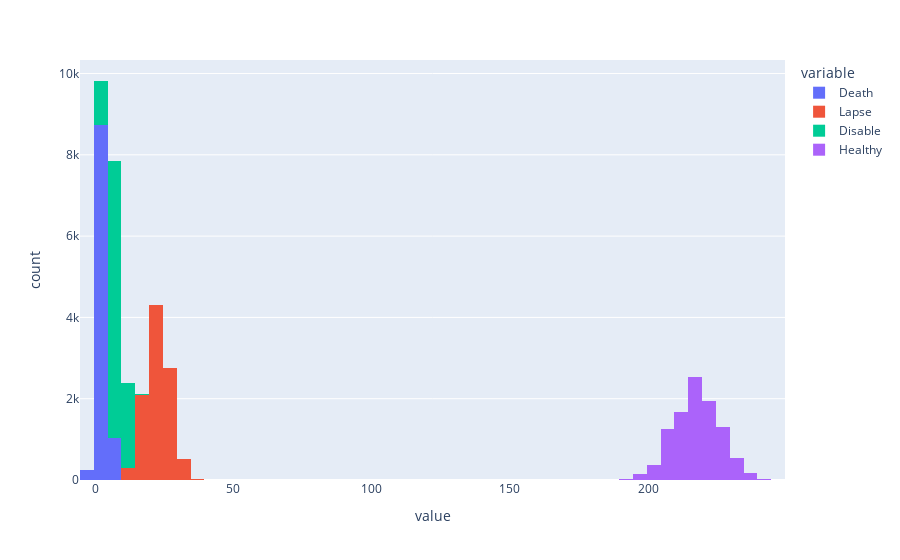

The code cell stored with this chart in its notebook:
### Code cell
data = simulasi_norm()

### Figure 1 — Plotly figure (JSON) as saved in the notebook; plotly's stock layout.template omitted (floating-point values rounded to 4 significant figures; data arrays with more than 128 entries replaced by an {"elided": "..."} marker saying what was removed)
{"data": [{"alignmentgroup": "True", "bingroup": "x", "hovertemplate": "variable=Death<br>value=%{x}<br>count=%{y}<extra></extra>", "legendgroup": "Death", "marker": {"color": "#636efa"}, "name": "Death", "offsetgroup": "Death", "orientation": "v", "showlegend": true, "type": "histogram", "x": {"elided": "10000 int values"}, "xaxis": "x", "yaxis": "y"}, {"alignmentgroup": "True", "bingroup": "x", "hovertemplate": "variable=Lapse<br>value=%{x}<br>count=%{y}<extra></extra>", "legendgroup": "Lapse", "marker": {"color": "#EF553B"}, "name": "Lapse", "offsetgroup": "Lapse", "orientation": "v", "showlegend": true, "type": "histogram", "x": {"elided": "10000 int values"}, "xaxis": "x", "yaxis": "y"}, {"alignmentgroup": "True", "bingroup": "x", "hovertemplate": "variable=Disable<br>value=%{x}<br>count=%{y}<extra></extra>", "legendgroup": "Disable", "marker": {"color": "#00cc96"}, "name": "Disable", "offsetgroup": "Disable", "orientation": "v", "showlegend": true, "type": "histogram", "x": {"elided": "10000 int values"}, "xaxis": "x", "yaxis": "y"}, {"alignmentgroup": "True", "bingroup": "x", "hovertemplate": "variable=Healthy<br>value=%{x}<br>count=%{y}<extra></extra>", "legendgroup": "Healthy", "marker": {"color": "#ab63fa"}, "name": "Healthy", "offsetgroup": "Healthy", "orientation": "v", "showlegend": true, "type": "histogram", "x": {"elided": "10000 int values"}, "xaxis": "x", "yaxis": "y"}], "layout": {"barmode": "relative", "legend": {"title": {"text": "variable"}, "tracegroupgap": 0}, "margin": {"t": 60}, "xaxis": {"anchor": "y", "domain": [0, 1], "title": {"text": "value"}}, "yaxis": {"anchor": "x", "domain": [0, 1], "title": {"text": "count"}}}}
